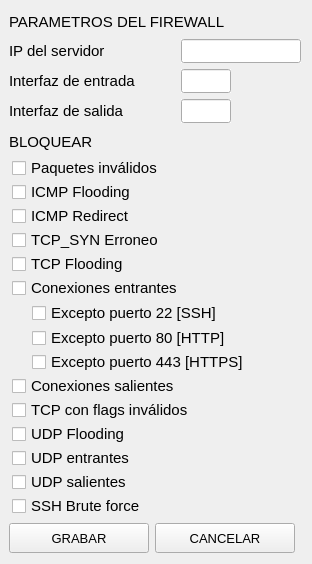
<?xml version="1.0" encoding="UTF-8"?>
<ui version="4.0">
 <class>Conf</class>
 <widget class="QWidget" name="Conf">
  <property name="geometry">
   <rect>
    <x>0</x>
    <y>0</y>
    <width>312</width>
    <height>564</height>
   </rect>
  </property>
  <property name="sizePolicy">
   <sizepolicy hsizetype="Preferred" vsizetype="Preferred">
    <horstretch>0</horstretch>
    <verstretch>0</verstretch>
   </sizepolicy>
  </property>
  <property name="minimumSize">
   <size>
    <width>312</width>
    <height>564</height>
   </size>
  </property>
  <property name="maximumSize">
   <size>
    <width>312</width>
    <height>564</height>
   </size>
  </property>
  <property name="baseSize">
   <size>
    <width>0</width>
    <height>0</height>
   </size>
  </property>
  <property name="windowTitle">
   <string>Configuración</string>
  </property>
  <layout class="QGridLayout" name="gridLayout">
   <property name="leftMargin">
    <number>9</number>
   </property>
   <item row="8" column="0" colspan="2">
    <layout class="QGridLayout" name="gridLayout_4">
     <item row="0" column="0">
      <widget class="QCheckBox" name="checkBox_3">
       <property name="enabled">
        <bool>true</bool>
       </property>
       <property name="minimumSize">
        <size>
         <width>286</width>
         <height>18</height>
        </size>
       </property>
       <property name="maximumSize">
        <size>
         <width>286</width>
         <height>18</height>
        </size>
       </property>
       <property name="font">
        <font>
         <family>Cantarell</family>
         <pointsize>11</pointsize>
        </font>
       </property>
       <property name="mouseTracking">
        <bool>true</bool>
       </property>
       <property name="acceptDrops">
        <bool>false</bool>
       </property>
       <property name="autoFillBackground">
        <bool>false</bool>
       </property>
       <property name="inputMethodHints">
        <set>Qt::ImhNone</set>
       </property>
       <property name="text">
        <string>Paquetes inválidos</string>
       </property>
       <property name="checkable">
        <bool>true</bool>
       </property>
       <property name="checked">
        <bool>false</bool>
       </property>
       <property name="autoRepeat">
        <bool>false</bool>
       </property>
       <property name="autoExclusive">
        <bool>false</bool>
       </property>
       <property name="tristate">
        <bool>false</bool>
       </property>
      </widget>
     </item>
     <item row="2" column="0">
      <widget class="QCheckBox" name="checkBox_2">
       <property name="minimumSize">
        <size>
         <width>286</width>
         <height>18</height>
        </size>
       </property>
       <property name="maximumSize">
        <size>
         <width>286</width>
         <height>18</height>
        </size>
       </property>
       <property name="font">
        <font>
         <family>Cantarell</family>
         <pointsize>11</pointsize>
        </font>
       </property>
       <property name="text">
        <string>ICMP Redirect</string>
       </property>
      </widget>
     </item>
     <item row="5" column="0">
      <widget class="QCheckBox" name="checkBox_6">
       <property name="minimumSize">
        <size>
         <width>286</width>
         <height>18</height>
        </size>
       </property>
       <property name="maximumSize">
        <size>
         <width>286</width>
         <height>18</height>
        </size>
       </property>
       <property name="font">
        <font>
         <family>Cantarell</family>
         <pointsize>11</pointsize>
        </font>
       </property>
       <property name="text">
        <string>Conexiones entrantes</string>
       </property>
      </widget>
     </item>
     <item row="4" column="0">
      <widget class="QCheckBox" name="checkBox_5">
       <property name="minimumSize">
        <size>
         <width>286</width>
         <height>18</height>
        </size>
       </property>
       <property name="maximumSize">
        <size>
         <width>286</width>
         <height>18</height>
        </size>
       </property>
       <property name="font">
        <font>
         <family>Cantarell</family>
         <pointsize>11</pointsize>
        </font>
       </property>
       <property name="text">
        <string>TCP Flooding</string>
       </property>
      </widget>
     </item>
     <item row="3" column="0">
      <widget class="QCheckBox" name="checkBox_4">
       <property name="minimumSize">
        <size>
         <width>286</width>
         <height>18</height>
        </size>
       </property>
       <property name="maximumSize">
        <size>
         <width>286</width>
         <height>18</height>
        </size>
       </property>
       <property name="font">
        <font>
         <family>Cantarell</family>
         <pointsize>11</pointsize>
        </font>
       </property>
       <property name="text">
        <string>TCP_SYN Erroneo</string>
       </property>
      </widget>
     </item>
     <item row="1" column="0">
      <widget class="QCheckBox" name="checkBox">
       <property name="minimumSize">
        <size>
         <width>286</width>
         <height>18</height>
        </size>
       </property>
       <property name="maximumSize">
        <size>
         <width>286</width>
         <height>18</height>
        </size>
       </property>
       <property name="font">
        <font>
         <family>Cantarell</family>
         <pointsize>11</pointsize>
        </font>
       </property>
       <property name="text">
        <string>ICMP Flooding</string>
       </property>
      </widget>
     </item>
    </layout>
   </item>
   <item row="0" column="0" colspan="2">
    <widget class="QLabel" name="label">
     <property name="minimumSize">
      <size>
       <width>288</width>
       <height>21</height>
      </size>
     </property>
     <property name="maximumSize">
      <size>
       <width>288</width>
       <height>21</height>
      </size>
     </property>
     <property name="font">
      <font>
       <family>Cantarell</family>
       <pointsize>11</pointsize>
      </font>
     </property>
     <property name="text">
      <string>PARAMETROS DEL FIREWALL</string>
     </property>
    </widget>
   </item>
   <item row="11" column="0" colspan="2">
    <layout class="QGridLayout" name="gridLayout_7">
     <item row="5" column="0">
      <widget class="QCheckBox" name="checkBox_12">
       <property name="minimumSize">
        <size>
         <width>286</width>
         <height>18</height>
        </size>
       </property>
       <property name="maximumSize">
        <size>
         <width>286</width>
         <height>18</height>
        </size>
       </property>
       <property name="font">
        <font>
         <family>Cantarell</family>
         <pointsize>11</pointsize>
        </font>
       </property>
       <property name="text">
        <string>SSH Brute force</string>
       </property>
      </widget>
     </item>
     <item row="3" column="0">
      <widget class="QCheckBox" name="checkBox_10">
       <property name="minimumSize">
        <size>
         <width>286</width>
         <height>18</height>
        </size>
       </property>
       <property name="maximumSize">
        <size>
         <width>286</width>
         <height>18</height>
        </size>
       </property>
       <property name="font">
        <font>
         <family>Cantarell</family>
         <pointsize>11</pointsize>
        </font>
       </property>
       <property name="text">
        <string>UDP entrantes</string>
       </property>
      </widget>
     </item>
     <item row="4" column="0">
      <widget class="QCheckBox" name="checkBox_11">
       <property name="minimumSize">
        <size>
         <width>286</width>
         <height>18</height>
        </size>
       </property>
       <property name="maximumSize">
        <size>
         <width>286</width>
         <height>18</height>
        </size>
       </property>
       <property name="font">
        <font>
         <family>Cantarell</family>
         <pointsize>11</pointsize>
        </font>
       </property>
       <property name="text">
        <string>UDP salientes</string>
       </property>
      </widget>
     </item>
     <item row="1" column="0">
      <widget class="QCheckBox" name="checkBox_8">
       <property name="minimumSize">
        <size>
         <width>286</width>
         <height>18</height>
        </size>
       </property>
       <property name="maximumSize">
        <size>
         <width>286</width>
         <height>18</height>
        </size>
       </property>
       <property name="font">
        <font>
         <family>Cantarell</family>
         <pointsize>11</pointsize>
        </font>
       </property>
       <property name="text">
        <string>TCP con flags inválidos</string>
       </property>
      </widget>
     </item>
     <item row="2" column="0">
      <widget class="QCheckBox" name="checkBox_9">
       <property name="minimumSize">
        <size>
         <width>286</width>
         <height>18</height>
        </size>
       </property>
       <property name="maximumSize">
        <size>
         <width>286</width>
         <height>18</height>
        </size>
       </property>
       <property name="font">
        <font>
         <family>Cantarell</family>
         <pointsize>11</pointsize>
        </font>
       </property>
       <property name="text">
        <string>UDP Flooding</string>
       </property>
      </widget>
     </item>
     <item row="0" column="0">
      <widget class="QCheckBox" name="checkBox_7">
       <property name="minimumSize">
        <size>
         <width>286</width>
         <height>18</height>
        </size>
       </property>
       <property name="maximumSize">
        <size>
         <width>286</width>
         <height>18</height>
        </size>
       </property>
       <property name="font">
        <font>
         <family>Cantarell</family>
         <pointsize>11</pointsize>
        </font>
       </property>
       <property name="text">
        <string>Conexiones salientes</string>
       </property>
      </widget>
     </item>
    </layout>
   </item>
   <item row="1" column="0">
    <spacer name="verticalSpacer">
     <property name="orientation">
      <enum>Qt::Vertical</enum>
     </property>
     <property name="sizeHint" stdset="0">
      <size>
       <width>20</width>
       <height>40</height>
      </size>
     </property>
    </spacer>
   </item>
   <item row="9" column="0">
    <layout class="QGridLayout" name="gridLayout_2">
     <property name="horizontalSpacing">
      <number>6</number>
     </property>
     <item row="0" column="1">
      <widget class="QCheckBox" name="checkBox_13">
       <property name="enabled">
        <bool>true</bool>
       </property>
       <property name="minimumSize">
        <size>
         <width>216</width>
         <height>18</height>
        </size>
       </property>
       <property name="maximumSize">
        <size>
         <width>216</width>
         <height>18</height>
        </size>
       </property>
       <property name="font">
        <font>
         <family>Cantarell</family>
         <pointsize>11</pointsize>
        </font>
       </property>
       <property name="text">
        <string>Excepto puerto 22 [SSH]</string>
       </property>
      </widget>
     </item>
     <item row="2" column="1">
      <widget class="QCheckBox" name="checkBox_15">
       <property name="enabled">
        <bool>true</bool>
       </property>
       <property name="minimumSize">
        <size>
         <width>218</width>
         <height>18</height>
        </size>
       </property>
       <property name="maximumSize">
        <size>
         <width>218</width>
         <height>18</height>
        </size>
       </property>
       <property name="font">
        <font>
         <family>Cantarell</family>
         <pointsize>11</pointsize>
        </font>
       </property>
       <property name="text">
        <string>Excepto puerto 443 [HTTPS]</string>
       </property>
      </widget>
     </item>
     <item row="1" column="1">
      <widget class="QCheckBox" name="checkBox_14">
       <property name="enabled">
        <bool>true</bool>
       </property>
       <property name="minimumSize">
        <size>
         <width>216</width>
         <height>18</height>
        </size>
       </property>
       <property name="maximumSize">
        <size>
         <width>216</width>
         <height>18</height>
        </size>
       </property>
       <property name="font">
        <font>
         <family>Cantarell</family>
         <pointsize>11</pointsize>
        </font>
       </property>
       <property name="text">
        <string>Excepto puerto 80 [HTTP]</string>
       </property>
      </widget>
     </item>
     <item row="0" column="2">
      <spacer name="horizontalSpacer_36">
       <property name="orientation">
        <enum>Qt::Horizontal</enum>
       </property>
       <property name="sizeHint" stdset="0">
        <size>
         <width>40</width>
         <height>20</height>
        </size>
       </property>
      </spacer>
     </item>
     <item row="0" column="0">
      <spacer name="horizontalSpacer_32">
       <property name="orientation">
        <enum>Qt::Horizontal</enum>
       </property>
       <property name="sizeHint" stdset="0">
        <size>
         <width>40</width>
         <height>20</height>
        </size>
       </property>
      </spacer>
     </item>
     <item row="0" column="3">
      <spacer name="horizontalSpacer_35">
       <property name="orientation">
        <enum>Qt::Horizontal</enum>
       </property>
       <property name="sizeHint" stdset="0">
        <size>
         <width>40</width>
         <height>20</height>
        </size>
       </property>
      </spacer>
     </item>
    </layout>
   </item>
   <item row="4" column="0">
    <spacer name="verticalSpacer_2">
     <property name="orientation">
      <enum>Qt::Vertical</enum>
     </property>
     <property name="sizeHint" stdset="0">
      <size>
       <width>20</width>
       <height>40</height>
      </size>
     </property>
    </spacer>
   </item>
   <item row="3" column="0" colspan="2">
    <layout class="QGridLayout" name="gridLayout_9">
     <item row="0" column="4">
      <widget class="QLineEdit" name="lineEdit">
       <property name="enabled">
        <bool>true</bool>
       </property>
       <property name="minimumSize">
        <size>
         <width>120</width>
         <height>24</height>
        </size>
       </property>
       <property name="maximumSize">
        <size>
         <width>120</width>
         <height>24</height>
        </size>
       </property>
       <property name="autoFillBackground">
        <bool>true</bool>
       </property>
       <property name="text">
        <string/>
       </property>
      </widget>
     </item>
     <item row="1" column="3">
      <spacer name="horizontalSpacer_5">
       <property name="orientation">
        <enum>Qt::Horizontal</enum>
       </property>
       <property name="sizeHint" stdset="0">
        <size>
         <width>40</width>
         <height>20</height>
        </size>
       </property>
      </spacer>
     </item>
     <item row="3" column="0">
      <widget class="QLabel" name="label_4">
       <property name="minimumSize">
        <size>
         <width>132</width>
         <height>24</height>
        </size>
       </property>
       <property name="maximumSize">
        <size>
         <width>132</width>
         <height>24</height>
        </size>
       </property>
       <property name="font">
        <font>
         <family>Cantarell</family>
         <pointsize>11</pointsize>
        </font>
       </property>
       <property name="text">
        <string>Interfaz de salida</string>
       </property>
      </widget>
     </item>
     <item row="1" column="0">
      <widget class="QLabel" name="label_3">
       <property name="minimumSize">
        <size>
         <width>132</width>
         <height>24</height>
        </size>
       </property>
       <property name="maximumSize">
        <size>
         <width>132</width>
         <height>24</height>
        </size>
       </property>
       <property name="font">
        <font>
         <family>Cantarell</family>
         <pointsize>11</pointsize>
        </font>
       </property>
       <property name="text">
        <string>Interfaz de entrada</string>
       </property>
      </widget>
     </item>
     <item row="3" column="4">
      <widget class="QLineEdit" name="lineEdit_2">
       <property name="minimumSize">
        <size>
         <width>50</width>
         <height>24</height>
        </size>
       </property>
       <property name="maximumSize">
        <size>
         <width>50</width>
         <height>24</height>
        </size>
       </property>
       <property name="autoFillBackground">
        <bool>true</bool>
       </property>
      </widget>
     </item>
     <item row="1" column="4">
      <widget class="QLineEdit" name="lineEdit_3">
       <property name="minimumSize">
        <size>
         <width>50</width>
         <height>24</height>
        </size>
       </property>
       <property name="maximumSize">
        <size>
         <width>50</width>
         <height>24</height>
        </size>
       </property>
       <property name="autoFillBackground">
        <bool>true</bool>
       </property>
       <property name="text">
        <string/>
       </property>
      </widget>
     </item>
     <item row="1" column="1">
      <spacer name="horizontalSpacer_2">
       <property name="orientation">
        <enum>Qt::Horizontal</enum>
       </property>
       <property name="sizeHint" stdset="0">
        <size>
         <width>40</width>
         <height>20</height>
        </size>
       </property>
      </spacer>
     </item>
     <item row="1" column="2">
      <spacer name="horizontalSpacer_3">
       <property name="orientation">
        <enum>Qt::Horizontal</enum>
       </property>
       <property name="sizeHint" stdset="0">
        <size>
         <width>40</width>
         <height>20</height>
        </size>
       </property>
      </spacer>
     </item>
     <item row="0" column="0">
      <widget class="QLabel" name="label_2">
       <property name="minimumSize">
        <size>
         <width>132</width>
         <height>24</height>
        </size>
       </property>
       <property name="maximumSize">
        <size>
         <width>132</width>
         <height>24</height>
        </size>
       </property>
       <property name="font">
        <font>
         <family>Cantarell</family>
         <pointsize>11</pointsize>
        </font>
       </property>
       <property name="text">
        <string>IP del servidor</string>
       </property>
      </widget>
     </item>
    </layout>
   </item>
   <item row="5" column="0">
    <widget class="QLabel" name="label_5">
     <property name="minimumSize">
      <size>
       <width>288</width>
       <height>21</height>
      </size>
     </property>
     <property name="maximumSize">
      <size>
       <width>288</width>
       <height>21</height>
      </size>
     </property>
     <property name="font">
      <font>
       <family>Cantarell</family>
       <pointsize>11</pointsize>
      </font>
     </property>
     <property name="text">
      <string>BLOQUEAR</string>
     </property>
    </widget>
   </item>
   <item row="13" column="0" colspan="2">
    <layout class="QFormLayout" name="formLayout">
     <property name="fieldGrowthPolicy">
      <enum>QFormLayout::AllNonFixedFieldsGrow</enum>
     </property>
     <item row="0" column="0">
      <widget class="QPushButton" name="pushButton">
       <property name="minimumSize">
        <size>
         <width>140</width>
         <height>30</height>
        </size>
       </property>
       <property name="maximumSize">
        <size>
         <width>140</width>
         <height>30</height>
        </size>
       </property>
       <property name="font">
        <font>
         <family>Cantarell</family>
         <pointsize>10</pointsize>
        </font>
       </property>
       <property name="text">
        <string>GRABAR</string>
       </property>
      </widget>
     </item>
     <item row="0" column="1">
      <widget class="QPushButton" name="pushButton_2">
       <property name="minimumSize">
        <size>
         <width>140</width>
         <height>30</height>
        </size>
       </property>
       <property name="maximumSize">
        <size>
         <width>140</width>
         <height>30</height>
        </size>
       </property>
       <property name="font">
        <font>
         <family>Cantarell</family>
         <pointsize>10</pointsize>
        </font>
       </property>
       <property name="text">
        <string>CANCELAR</string>
       </property>
      </widget>
     </item>
    </layout>
   </item>
   <item row="6" column="0">
    <spacer name="verticalSpacer_3">
     <property name="orientation">
      <enum>Qt::Vertical</enum>
     </property>
     <property name="sizeHint" stdset="0">
      <size>
       <width>20</width>
       <height>40</height>
      </size>
     </property>
    </spacer>
   </item>
   <item row="12" column="0">
    <spacer name="verticalSpacer_4">
     <property name="orientation">
      <enum>Qt::Vertical</enum>
     </property>
     <property name="sizeHint" stdset="0">
      <size>
       <width>20</width>
       <height>40</height>
      </size>
     </property>
    </spacer>
   </item>
  </layout>
 </widget>
 <tabstops>
  <tabstop>lineEdit</tabstop>
  <tabstop>lineEdit_3</tabstop>
  <tabstop>lineEdit_2</tabstop>
  <tabstop>checkBox_3</tabstop>
  <tabstop>checkBox</tabstop>
  <tabstop>checkBox_2</tabstop>
  <tabstop>checkBox_4</tabstop>
  <tabstop>checkBox_5</tabstop>
  <tabstop>checkBox_6</tabstop>
  <tabstop>checkBox_13</tabstop>
  <tabstop>checkBox_14</tabstop>
  <tabstop>checkBox_15</tabstop>
  <tabstop>checkBox_7</tabstop>
  <tabstop>checkBox_8</tabstop>
  <tabstop>checkBox_9</tabstop>
  <tabstop>checkBox_10</tabstop>
  <tabstop>checkBox_11</tabstop>
  <tabstop>checkBox_12</tabstop>
  <tabstop>pushButton</tabstop>
  <tabstop>pushButton_2</tabstop>
 </tabstops>
 <resources/>
 <connections/>
</ui>
